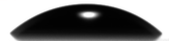
#> input picture hydrophillic_cropped_murray.png, 169 x 41 px
$ jupyter execute --allow-errors _bubbleIanto.ipynb   (shell and % lines are left out)
#> lines starting #> are read from the running program, lines starting #| are printed output that depends on the picture; after the words box and inside, x2 and y2 are one past the last pixel; in counts of white or black regions, pixels touching at a corner belong together
[cell 1]
# scikit-image is used for image processing:
from skimage import data, io
import skimage.feature
#import skimage.viewer
import skimage

# NOTE: CP is an API for the NIST database used for the water Equation of State:
#from CoolProp.CoolProp import PropsSI

# Imports and physical parameters
import copy
import sys
import numpy as np
import scipy
from matplotlib import pyplot as plt
import matplotlib.image as mpimg
import matplotlib.pyplot as plt
from mpl_toolkits.mplot3d import Axes3D
from matplotlib.patches import FancyArrowPatch
from mpl_toolkits.mplot3d import proj3d
#%matplotlib notebook


# Local library
from ddgclib import *
from ddgclib._complex import *
#> (the rest of this cell did not finish here and is left out)

### Parameters

[cell 2]
## Numerical
#NOTE: To see the initial complex, set steps to 0.
refinement = 1
steps = 300 # Still stable, but not for higher values
tau = 1e-5 #0.001  # 0.1 works

## Physical
#steps = 0  # Equilibrium image
T_0 = 273.15 + 25  # K, initial temperature
P_0 = 101.325  # kPa, Ambient pressure
#> (the rest of this cell did not finish here and is left out)

## Image processing

Code for data extraction of bubble surfaces if needed:

[cell 3]
# droplet data:
if 1:
    # Find the Abscissa using scale interpolations
    voxels = 126  # Voxels between 100 and 200 in 4.c
    voxels_m =  126 * (33/100.0)

    # Fig. 5 is the droplet at 133 s, we read off the contact angle, radius and heigh from Fig. 4.c
    # The ratios below are the voxel fractions of where we read off the scales:

    # process cropped image
    img_str = 'hydrophillic_cropped_murray.png'
    if 1: #ianto Oct11
        I_png = plt.imread(img_str)
#> I_png is the input picture: shape (41, 169, 4) float32; mean R, G, B, A 0.463, 0.463, 0.463, 1
    def rgb2gray(rgb):
        return np.dot(rgb[..., :3], [0.2989, 0.5870, 0.1140])


    gray = rgb2gray(I_png)
    if 0:
        plt.imshow(gray, cmap=plt.get_cmap('gray'), vmin=0, vmax=1)


    scale = 189  # voxels / 0.5 mm  (from the bar given in the paper)
    scale = 189 / 0.5  # voxels /  mm
    np.max(gray), np.min(gray)
    # Edgte detection
    if 1:
        # read command-line arguments
        # filename = sys.argv[1]
        filename = img_str
        # sigma = 0.2
        # low_threshold = float(sys.argv[3])
        # high_threshold = float(sys.argv[4])
        sigma = 5.0  # 2.0
        sigma = 10.0  # 2.0
        sigma = 2  # 2.0
        low_threshold = 0.1
        high_threshold = 0.3
        # low_threshold = 0.2#0.66#0.05
        low_threshold = 0.001  # 0.05
        # low_threshold = 0.2#0.05
        high_threshold = 0.50

        image = skimage.io.imread(fname=filename, as_gray=True)
#> image: shape (41, 169) float64; min 0.00784, max 1, mean 0.463
        # viewer = skimage.viewer(image=image)
        if 0:
            viewer = skimage.viewer.ImageViewer(image=image)
            viewer.show()
        image_cropped = image  # [210:400,180:440]

        # max, min pair was = (0.4862258831709623, 0.0)
        edges = skimage.feature.canny(
            image=image_cropped,
            sigma=sigma,
            low_threshold=low_threshold,
            high_threshold=high_threshold,
        )
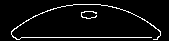
#> edges: shape (41, 169) bool; 5.5% white in thin lines or dots, all inside (x1, y1, x2, y2) = (11, 4, 161, 40)

        # Show skimage plots
        if 0:
            viewer = skimage.viewer.ImageViewer(edges)
            viewer.show()
            plt.show()

        # Convert coordinates from edge data:
        ypos, xpos = np.argwhere(edges)[:, 0], np.argwhere(edges)[:, 1]
#> ypos = 382 values from 4 to 39; xpos = 382 values, max 160 at index 220, min 11 at index 217, mean 85.41
        xpos, ypos

        #np.savetxt('./data/output_murray.txt', np.argwhere(edges),
        #           delimiter=';')

        x0 = 2 + int(
            919 / 2.0)  # TODO: Detect maximum of edge contour to find symmetry automatically
        y0 = 2 + image_cropped.shape[0]
#> y0 = 43
        x = (xpos - x0) / scale  # voxels --> mm
#> x = 382 values, max -0.796 at index 220, min -1.19 at index 217, mean -0.994
        y = (-ypos + y0) / scale  # voxels --> mm
#> y = 382 values, max 0.103 at index 0, min 0.0106 at index 373, mean 0.0514

        data_xyz = np.zeros([len(x), 3])
#> data_xyz = 382 rows, first 8: [0, 0, 0], [0, 0, 0], [0, 0, 0], [0, 0, 0], [0, 0, 0], [0, 0, 0], [0, 0, 0], [0, 0, 0]

        for ind, (x_i, y_i) in enumerate(zip(x, y)):
            data_xyz[ind, 0] = x_i
            data_xyz[ind, 2] = y_i
#> this loop made 382 passes
#> (x_i, y_i) on passes 1 to 3: (-1.03, 0.103), (-1.02, 0.103), (-1.02, 0.103)
#> after the loop, data_xyz = 382 rows, first 8: [-1.03, 0, 0.103], [-1.02, 0, 0.103], [-1.02, 0, 0.103], [-1.02, 0, 0.103], [-1.02, 0, 0.103], [-1.01, 0, 0.103], [-1.01, 0, 0.103], [-1.01, 0, 0.103]
            #data_xyz
            #data_xyz[]
        #print(f'data_xyz = {data_xyz}')
        # Matplotlib scatter plot:
        if 1:
            plt.figure()
            plt.scatter(x, y)
            plt.ylim((0, 1))
            plt.xlabel('mm')
            plt.ylabel('mm')
            #plt.show()


    data_xyz = data_xyz * 1e-3  # mm --> m
#> data_xyz = 382 rows, first 8: [-0.00103, 0, 0.000103], [-0.00102, 0, 0.000103], [-0.00102, 0, 0.000103], [-0.00102, 0, 0.000103], [-0.00102, 0, 0.000103], [-0.00101, 0, 0.000103], [-0.00101, 0, 0.000103], [-0.00101, 0, 0.000103]
    # Shift to ground plane
    data_xyz[:, 2] = data_xyz[:, 2] #- np.min(data_xyz[:, 2])
    print(f'np.min(data_xyz[:, 2]) = {np.min(data_xyz[:, 2])}')
#| np.min(data_xyz[:, 2]) = 1.0582010582010582e-05
    print(f'np.min(data_xyz[:, 2]) = {np.min(data_xyz[:, 2])}')
#| np.min(data_xyz[:, 2]) = 1.0582010582010582e-05
    print(f'np.min(data_xyz[:, 2]) = {np.min(data_xyz[:, 2])}')
#| np.min(data_xyz[:, 2]) = 1.0582010582010582e-05
    print(f'np.min(data_xyz[:, 2]) = {np.min(data_xyz[:, 2])}')
#| np.min(data_xyz[:, 2]) = 1.0582010582010582e-05
    print(f'np.min(data_xyz[:, 2]) = {np.min(data_xyz[:, 2])}')
#| np.min(data_xyz[:, 2]) = 1.0582010582010582e-05
    data_points = data_xyz
#> data_points has the same summary as data_xyz

    # Filter weird window thing:
    if 1:
        mask = np.ones_like(data_points)
        minx_mask = data_points == np.min(data_points[:, 1])
#> minx_mask = 382 rows, first 8: [False, True, False], [False, True, False], [False, True, False], [False, True, False], [False, True, False], [False, True, False], [False, True, False], [False, True, False]
        maxx_mask = data_points == np.max(data_points[:, 1])
#> maxx_mask has the same summary as minx_mask
        mask = minx_mask * maxx_mask
#> mask has the same summary as minx_mask
        # print(data_points[:, mask])

        mask = np.logical_not(mask)
#> mask = 382 rows, first 8: [True, False, True], [True, False, True], [True, False, True], [True, False, True], [True, False, True], [True, False, True], [True, False, True], [True, False, True]

        # data_points = data_points[mask]
        # data_points[:, 0] = data_points[:, mask[:, 0]]
        a = data_points
#> a has the same summary as data_xyz
        # a[np.any(a < 5, axis=1)]
        a = a[~np.any(a == np.max(a[:, 0]), axis=1)]
#> a = 377 rows, first 8: [-0.00103, 0, 0.000103], [-0.00102, 0, 0.000103], [-0.00102, 0, 0.000103], [-0.00102, 0, 0.000103], [-0.00102, 0, 0.000103], [-0.00101, 0, 0.000103], [-0.00101, 0, 0.000103], [-0.00101, 0, 0.000103]
        a = a[~np.any(a == np.min(a[:, 0]), axis=1)]
#> a = 373 rows, first 8: [-0.00103, 0, 0.000103], [-0.00102, 0, 0.000103], [-0.00102, 0, 0.000103], [-0.00102, 0, 0.000103], [-0.00102, 0, 0.000103], [-0.00101, 0, 0.000103], [-0.00101, 0, 0.000103], [-0.00101, 0, 0.000103]
        a = a[~np.any(a == np.max(a[:, 2]), axis=1)]
#> a = 345 rows, first 8: [-0.00104, 0, 0.000101], [-0.00104, 0, 0.000101], [-0.00104, 0, 0.000101], [-0.00104, 0, 0.000101], [-0.00103, 0, 0.000101], [-0.00103, 0, 0.000101], [-0.00103, 0, 0.000101], [-0.000952, 0, 0.000101]
        a = a[~np.any(a == np.min(a[:, 2]), axis=1)]
#> a = 336 rows, first 8: [-0.00104, 0, 0.000101], [-0.00104, 0, 0.000101], [-0.00104, 0, 0.000101], [-0.00104, 0, 0.000101], [-0.00103, 0, 0.000101], [-0.00103, 0, 0.000101], [-0.00103, 0, 0.000101], [-0.000952, 0, 0.000101]
        # a[np.any(a == np.min(a[:, 0]), axis=1)]
        # print(f'data_points new = {data_points}')
        data_points = a
#> data_points has the same summary as a

    # Shift to ground plane
    #data_points[:, 2] = data_points[:, 2]   - np.min(data_points[:, 2])
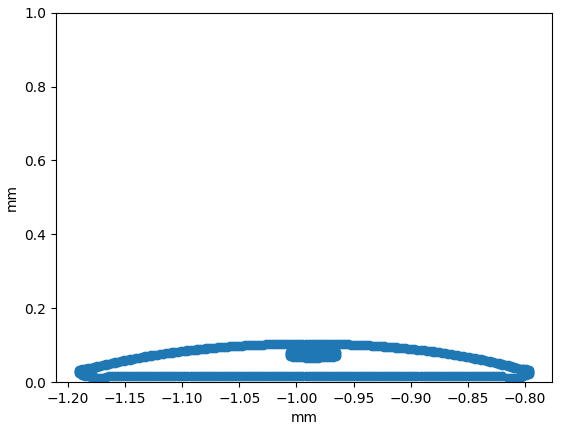
#> figure drawn by matplotlib, 1 panel
